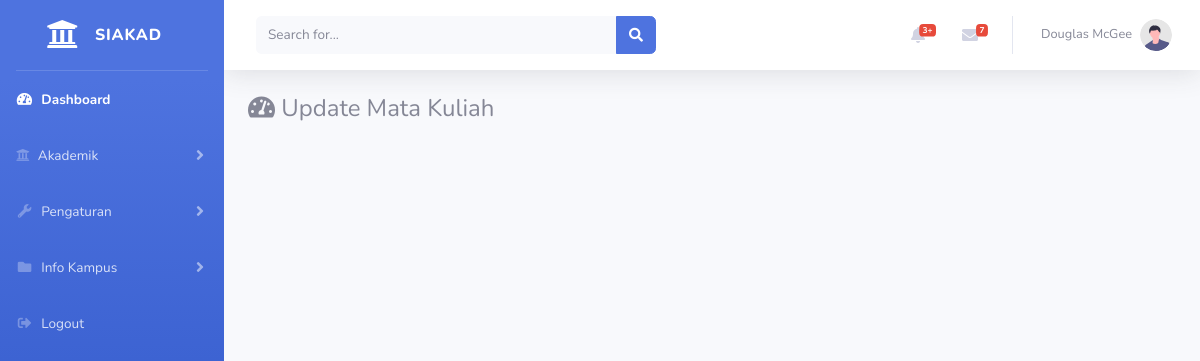
The app's page /administrator/matakuliah/update/MSC22, older data.
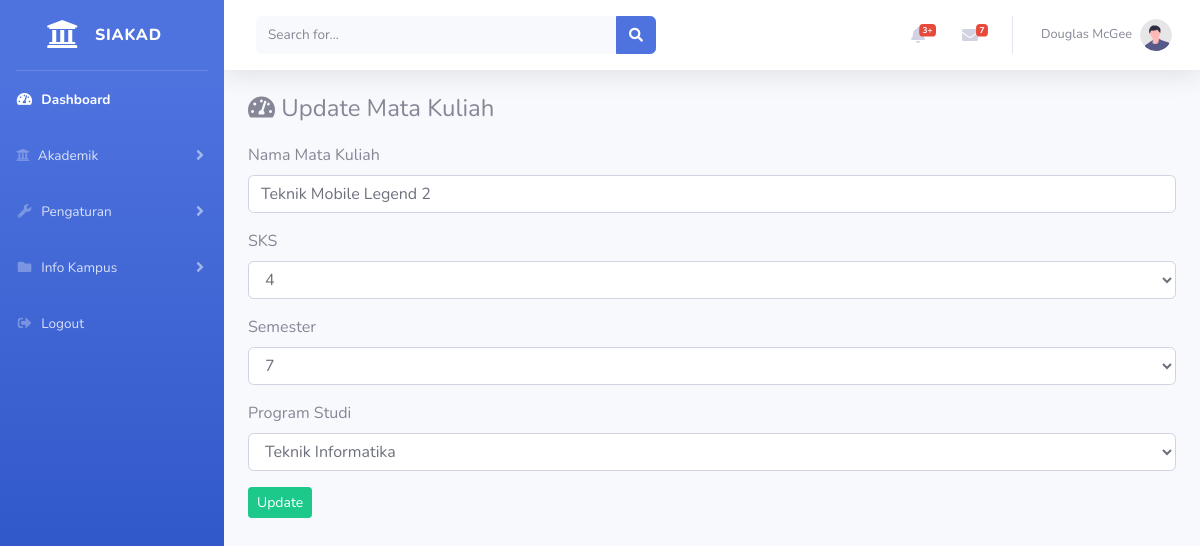
The same page, newer data.
### tables this page shows
CREATE TABLE `matakuliah` (
  `id_matakuliah` int(11) NOT NULL,
  `kode_matakuliah` varchar(10) NOT NULL,
  `nama_matakuliah` varchar(100) NOT NULL,
  `sks` int(5) NOT NULL,
  `semester` int(10) NOT NULL,
  `nama_prodi` varchar(100) NOT NULL
);

CREATE TABLE `prodi` (
  `id_prodi` int(11) NOT NULL,
  `kode_prodi` varchar(20) NOT NULL,
  `nama_prodi` varchar(25) NOT NULL,
  `nama_jurusan` varchar(25) NOT NULL
);

### application/controllers/administrator/matakuliah.php (called while the page is built, shortened)
<?php
class Matakuliah extends CI_Controller{
	public function update($id){
		$data['matakuliah'] = $this->db->query("select * from matakuliah mk, prodi prd where mk.nama_prodi = prd.nama_prodi and mk.kode_matakuliah='$id'")->result();
		$data['prodi'] = $this->matakuliah_model->tampil_data('prodi')->result();
		$this->load->view('templates_administrator/header');
		$this->load->view('templates_administrator/sidebar');
		$this->load->view('administrator/matakuliah_update', $data);
		$this->load->view('templates_administrator/footer');
	}
}

### index.php (called while the page is built, shortened)
<?php
require_once BASEPATH.'core/CodeIgniter.php';

### application/views/administrator/matakuliah_update.php (the view, shortened to what this page needs)
<div class="container-fluid">
	<h4>
        <i class="fas fa-tachometer-alt mb-3"></i> Update Mata Kuliah
    </h4>
    <?php foreach($matakuliah as $mk) : ?>
    <form action="<?= base_url('administrator/matakuliah/update_aksi') ?>" method="POST">
    	<div class="form-group">
    		<label>Nama Mata Kuliah</label>
    		<input type="text" name="nama_matakuliah" class="form-control" value="<?= $mk->nama_matakuliah ?>">
    	</div>
    	<div class="form-group">
    		<label>SKS</label>
    		<select class="form-control" name="sks">
    			<option><?= $mk->sks ?></option>
    		</select>
    	</div>
    	<div class="form-group">
    		<label>Semester</label>
    		<select class="form-control" name="semester">
    			<option><?= $mk->semester ?></option>
    		</select>
    	</div>
    	<div class="form-group">
    		<label>Program Studi</label>
    		<select class="form-control" name="nama_prodi">
    			<option><?= $mk->nama_prodi ?></option>
    		</select>
    	</div>
    	<button type="submit" class="btn btn-sm btn-success">Update</button>
    </form>
    <?php endforeach; ?>
</div>

Row changes from the older to the newer data that the page shows:
added matakuliah: nama_matakuliah "Teknik Mobile Legend 2", sks "4", semester "7", nama_prodi "Teknik Informatika"
